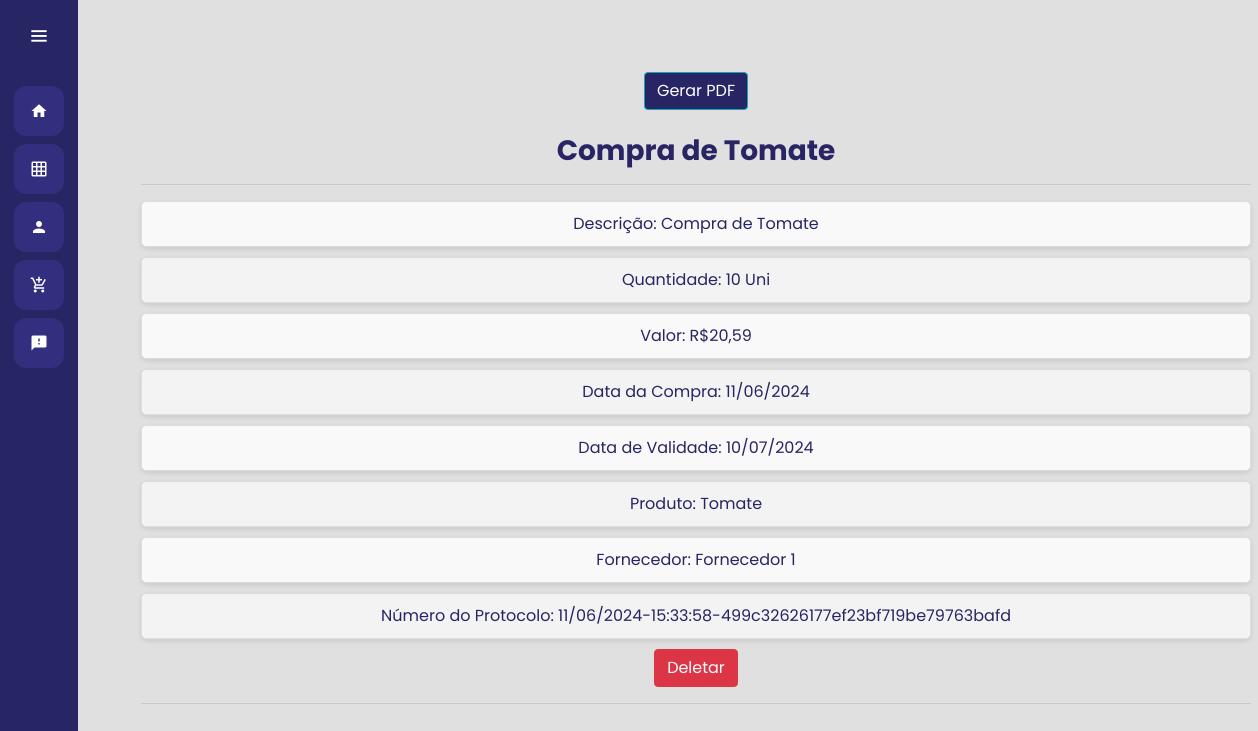
Screenshot of /compras/compra/A0UWrqsCH_Kg6PghbladhQ with the database file from the repository.
### compras/models.py (models this page shows, shortened)
class Compra(models.Model):
    descricao = models.CharField(max_length=50, null=True)
    protocolo = models.CharField(max_length=52, null=True, blank=True)
    qtde = models.IntegerField()
    valor = models.DecimalField(max_digits=8, decimal_places=2)
    data_validade = models.DateField()
    data_compra = models.DateField()
    produto = models.ForeignKey(Produto, on_delete=models.CASCADE, default=0)
    fornecedor = models.ForeignKey(Fornecedor, on_delete=models.CASCADE, default=0)
    identificador = models.CharField(max_length=24, null=True, blank=True)

### produtos/models.py (models this page shows, shortened)
class Produto(models.Model):
    nome = models.CharField(max_length=50)
    descricao = models.CharField(max_length=80)
    qtde_estoque = models.IntegerField()
    unidade_medida = models.CharField(max_length=5)

### fornecedores/models.py (models this page shows, shortened)
class Fornecedor(models.Model):
    nome = models.CharField(max_length=50)
    email = models.EmailField()
    telefone = models.CharField(max_length=20)

### compras/views.py (the view)
# urls.py: path('compra/<str:identificador>', views.compra, name="compra"),
def compra(request, identificador):
    compra = get_object_or_404(Compra, identificador=identificador)
    return render(request, 'compra.html', {'compra': compra})

### compras/templates/compra.html (shortened to what this page needs)
{% extends 'base.html' %}
{% load static %}
{% block 'head'  %}
    <link rel="stylesheet" href="{% static 'compras\css\compras.css' %}">
{% endblock %}
{% block 'dashboard' %}
    <br>
    <div class="container m-5">
        <div class="text-center">
            <a class="btn btn-info" href="{% url 'gerar_oc' compra.identificador %}">Gerar PDF</a>
            <br><br>
            <h3>{{compra.descricao}}</h3>
            <hr>
            <ul class="compra-detalhes">
                <li>Descrição: {{ compra.descricao }}</li>
                <li>Quantidade: {{ compra.qtde }} {{ compra.produto.unidade_medida }}</li>
                <li>Valor: R${{ compra.valor }}</li>
                <li>Data da Compra: {{ compra.data_compra|date:"d/m/Y" }}</li>
                <li>Data de Validade: {{ compra.data_validade|date:"d/m/Y" }}</li>
                <li>Produto: {{ compra.produto.nome }}</li>
                <li>Fornecedor: {{ compra.fornecedor.nome }}</li>
                <li>Número do Protocolo: {{ compra.protocolo }}</li>
            </ul>
            <form action="{% url 'delete_compra' compra.identificador %}" method="POST" style="display:inline;">
                <input type="submit" value="Deletar" class="btn btn-danger">
            </form>
            <hr>
        </div>
    </div>
{% endblock %}

### templates/static/general/css/base.css (style rules this page uses)
* { margin: 0; padding: 0; box-sizing: border-box; font-family: "Poppins" , sans-serif; }

### templates/static/general/css/general.css (style rules this page uses)
:root { --main-color: #322f7e; --dark-color: #272563; --light-color: #645fff; --contrast-color: #f88863; --differential-color: #ffe29a; }

### templates/static/compras/css/compras.css (style rules this page uses)
.btn-info { background-color: var(--dark-color); }
h3, h2 { font-weight: bold; color: var(--dark-color); }
ul.compra-detalhes { list-style-type: none; padding: 0; margin: 0; }
ul.compra-detalhes li { background-color: #f9f9f9; margin-bottom: 10px; padding: 10px; border: 1px solid #ddd; border-radius: 5px; font-size: 16px; color: var(--dark-color); box-shadow: 0 2px 5px rgba(0, 0, 0, 0.1); }
ul.compra-detalhes li:nth-child(even) { background-color: #f3f3f3; }

### rows the page displays
Compra: descricao "Compra de Tomate", qtde "10", produto.unidade_medida "Uni", valor "20,59", data_compra "11/06/2024", data_validade "10/07/2024", produto.nome "Tomate", fornecedor.nome "Fornecedor 1", protocolo "11/06/2024-15:33:58-499c32626177ef23bf719be79763bafd"
